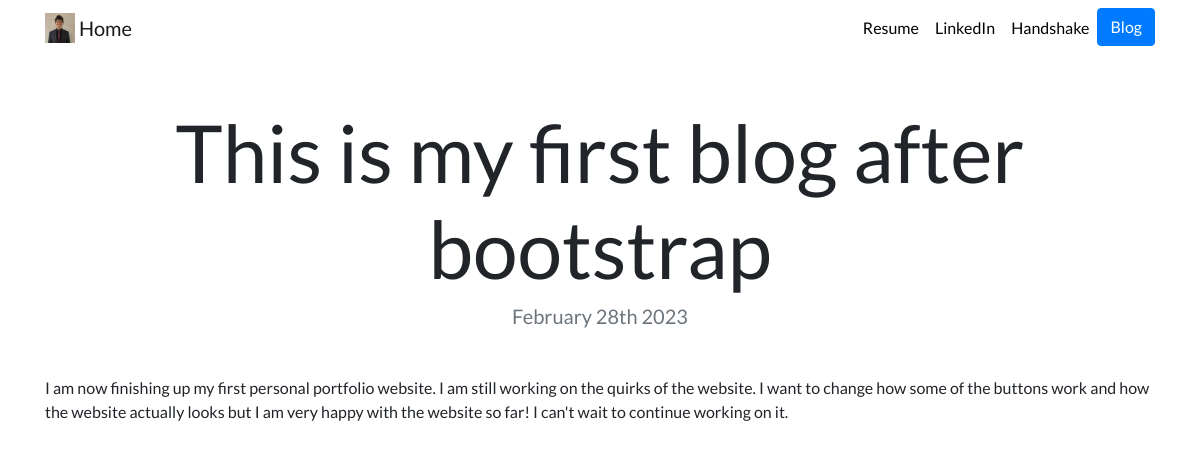
The app's page /blog/2/ with its own data.
### blog/models.py (models this page shows, shortened)
class Blog(models.Model):
    title = models.CharField(max_length=100)
    description = models.TextField(max_length=500)
    date = models.DateField()

### blog/views.py (the view)
# urls.py: path('<int:blog_id>/', views.detail, name='detail'),
def detail(request, blog_id):
    blog = get_object_or_404(Blog, pk=blog_id)
    return render(request, 'blog/detail.html', {'blog':blog})

### blog/templates/blog/detail.html
{% extends "projects/base.html" %}
{% load static %}
{% block content %}
<h1 class="text-center mt-5" id="blogdetailtitle">{{ blog.title }}</h1>
<h5 class="text-center text-muted mb-5">{{ blog.date|date:'F jS Y' }}</h5>
{{ blog.description|safe }}
{% endblock %}

### projects/static/projects/custom.css (style rules this page uses)
body { font-family: 'Lato', sans-serif; }
@media (min-width: 992px) { #blogdetailtitle { font-size: 5rem; } }

### records on screen
Blog: title "This is my first blog after bootstrap", date "February 28th 2023", description "I am now finishing up my first personal portfolio website. I am still working on the quirks of the website. I want to change how some of the buttons work and how the website actually looks but I am very happy with the website so far! I can't wait to continue working on it."
